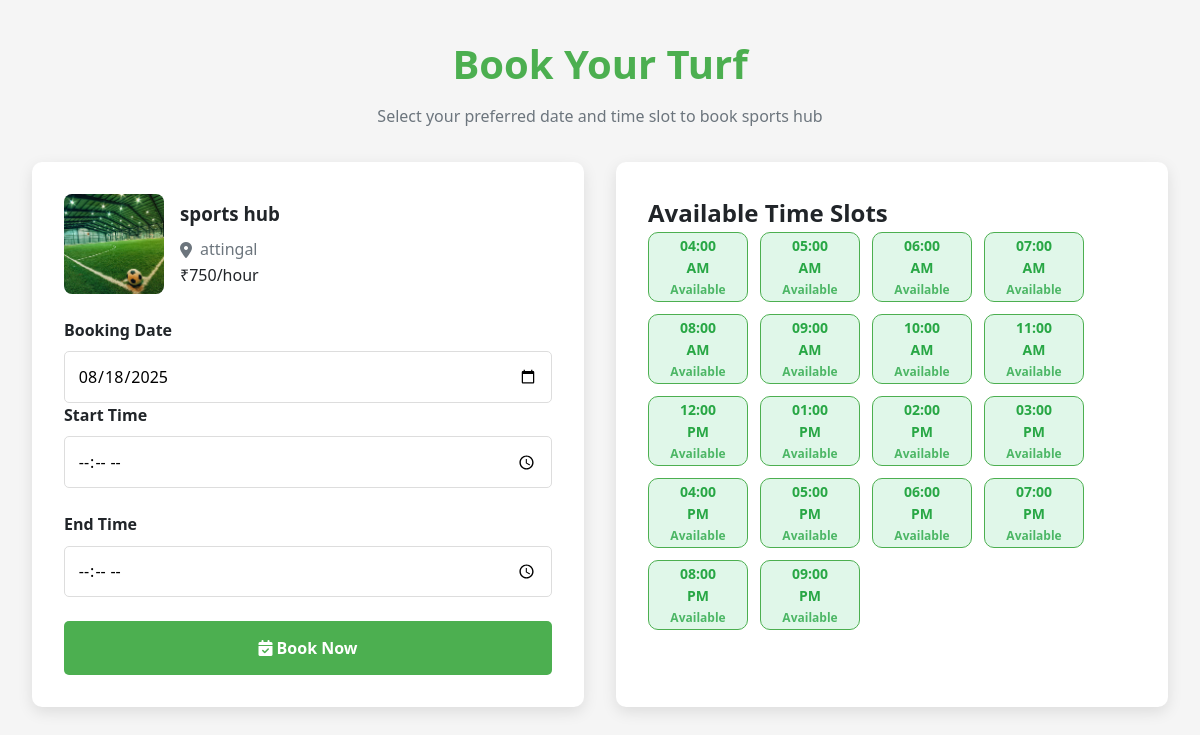
/turf_booking/1 (signed in), run on the app's committed database.
### Turfapp/models.py (models this page shows, shortened)
class Turf_details(models.Model):
    owner = models.ForeignKey(CustomUser, on_delete=models.CASCADE, related_name='turf')
    name = models.CharField(max_length=20,unique='true')
    location = models.CharField(max_length=50)
    price = models.CharField(max_length=5)
    opening_time = models.TimeField(null=True, blank=True)
    closing_time = models.TimeField(null=True, blank=True)
    sport_types = models.ManyToManyField(SportType, related_name='turf')
    image = models.ImageField(upload_to='turf_images/', null=True, blank=True)
    length = models.FloatField(null=True, blank=True)
    width = models.FloatField(null=True, blank=True)
    has_floodlight = models.BooleanField(default=False)
    has_drinking_water = models.BooleanField(default=False)
    is_approved = models.BooleanField(default=False)
    PLAYER_CAPACITY_CHOICES = [
        ('5', "5's"),
        ('7', "7's"),
        ('11', "11's"),
    ]
    player_capacity = models.CharField(
        max_length=2,
        choices=PLAYER_CAPACITY_CHOICES,
        null=True,
        blank=True
    )
    extra_features = models.TextField(
        null=True,
        blank=True,
        help_text="Any other features not listed above"
    )
    STATUS_CHOICES =[('enabled','Enabled'),('disabled','Disabled')]
    status = models.CharField(max_length=10,choices=STATUS_CHOICES,default='enabled')

### Turfapp/views.py (the view, shortened to what this page needs)
# urls.py: path("turf_booking/<int:id>",views.Turf_booking,name='turf_booking'),
@login_required
def Turf_booking(request, id):
    turf = get_object_or_404(Turf_details, id=id)
    user = request.user
    slots = []
    selected_date = request.GET.get("date", date.today().strftime("%Y-%m-%d"))
    start_time = datetime.combine(date.today(), turf.opening_time)
    end_time = datetime.combine(date.today(), turf.closing_time)
    bookings = Booking.objects.filter(turf=turf, date=selected_date)
    current_time = datetime.now()
    while start_time < end_time:
        slot_start = start_time.time()
        slot_end = (start_time + timedelta(hours=1)).time()
        booked = bookings.filter(
            start_time__lt=slot_end, end_time__gt=slot_start
        ).exists()
        past = (selected_date == date.today().strftime("%Y-%m-%d") and
                datetime.combine(date.today(), slot_start) < current_time)
        slots.append({
            "start": slot_start.strftime("%I:%M %p"),
            "end": slot_end.strftime("%I:%M %p"),
            "status": "booked" if booked else ("past" if past else "available")
        })
        start_time += timedelta(hours=1)
    return render(request,"turf_booking.html", {
        "turf": turf,
        "slots": slots,
        "selected_date": selected_date
    })

### Turfapp/templates/turf_booking.html (shortened to what this page needs)
<!DOCTYPE html>
<html lang="en">
<head>
    <link rel="stylesheet" href="https://cdnjs.cloudflare.com/ajax/libs/font-awesome/6.4.0/css/all.min.css">
</head>
<body>
    <div class="container">
        <header>
            <h1>Book Your Turf</h1>
            <p class="page-description">Select your preferred date and time slot to book {{ turf.name }}</p>
        </header>
        <div class="booking-section">
            <div class="booking-card">
                <div class="turf-info">
                    <div class="turf-image">
                        <img src="{{ turf.image.url }}" alt="{{ turf.name }}">
                    </div>
                    <div class="turf-details">
                        <h3>{{ turf.name }}</h3>
                        <div class="turf-location">
                            <i class="fas fa-map-marker-alt"></i>
                            {{ turf.location }}
                        </div>
                        <div class="turf-price">₹{{ turf.price }}/hour</div>
                    </div>
                </div>
                <form method="get" id="dateForm">
                    <label for="date">Booking Date</label>
                    <input type="date" id="date" name="date" required min="{% now 'Y-m-d' %}"
                        value="{{ selected_date }}" onchange="document.getElementById('dateForm').submit();">
                </form>
                <form method="post">
                    <div class="form-group">
                        <label for="start_time">Start Time</label>
                        <input type="time" id="start_time" name="start_time" min="{{ turf.opening_time|time:'H:i' }}"
                            max="{{ turf.closing_time|time:'H:i' }}" required>
                    </div>
                    <div class="form-group">
                        <label for="end_time">End Time</label>
                        <input type="time" id="end_time" name="end_time" min="{{ turf.opening_time|time:'H:i' }}"
                            max="{{ turf.closing_time|time:'H:i' }}" required>
                    </div>
                    <button type="submit" name="custom_booking">
                        <i class="fas fa-calendar-check"></i> Book Now
                    </button>
                </form>
            </div>
            <div class="booking-card available-slots">
                <h2>Available Time Slots</h2>
                <div class="slot-row">
                    {% for slot in slots %}
                    <div class="slot-card {% if slot.status == 'booked' %}booked{% else %}available{% endif %}">
                        <span class="time">{{ slot.start }}</span>
                        <span class="status">
                            {% if slot.status == 'booked' %}Booked{% else %}Available{% endif %}
                        </span>
                    </div>
                    {% empty %}
                        <p>Please select a date to see available slots.</p>
                    {% endfor %}
                </div>
        </div>
    </div>
</body>
</html>

### Turfapp/templates/turf_booking.html (style rules this page uses)
:root { --primary: #4CAF50; --primary-dark: #45a049; --primary-light: #e8f5e9; --light: #f8f9fa; --dark: #212529; --gray: #6c757d; --error: #e74c3c; --shadow: 0 5px 15px rgba(0, 0, 0, 0.1); }
* { margin: 0; padding: 0; box-sizing: border-box; font-family: 'Segoe UI', Tahoma, Geneva, Verdana, sans-serif; }
body { background-color: #f5f5f5; color: var(--dark); line-height: 1.6; }
.container { max-width: 1200px; margin: 0 auto; padding: 2rem; }
header { text-align: center; margin-bottom: 2rem; }
h1 { color: var(--primary); margin-bottom: 0.5rem; font-size: 2.5rem; }
.page-description { color: var(--gray); max-width: 600px; margin: 0 auto; }
.booking-section { display: grid; grid-template-columns: 1fr 1fr; gap: 2rem; margin-top: 2rem; }
.booking-card { background: white; border-radius: 10px; box-shadow: var(--shadow); padding: 2rem; }
.form-group { margin-bottom: 1.5rem; }
label { display: block; margin-bottom: 0.5rem; font-weight: 600; color: var(--dark); }
select, input { width: 100%; padding: 0.8rem; border: 1px solid #ddd; border-radius: 5px; font-size: 1rem; transition: all 0.3s; }
button { background-color: var(--primary); color: white; border: none; padding: 1rem; border-radius: 5px; font-size: 1rem; font-weight: 600; cursor: pointer; width: 100%; transition: all 0.3s; }
.turf-info { display: flex; gap: 1rem; margin-bottom: 1.5rem; align-items: center; }
.turf-image { width: 100px; height: 100px; border-radius: 8px; overflow: hidden; }
.turf-image img { width: 100%; height: 100%; object-fit: cover; }
.turf-details h3 { margin-bottom: 0.5rem; }
.turf-location { color: var(--gray); display: flex; align-items: center; gap: 0.5rem; }
.available-slots { margin-top: 0; }
.slot-card { background: white; border: 1px solid var(--primary); border-radius: 8px; padding: 1.5rem; text-align: center; transition: all 0.3s; }
.slot-row { display: flex; gap: 12px; flex-wrap: wrap; }
.slot-card { display: flex; flex-direction: column; align-items: center; justify-content: center; width: 100px; height: 70px; border-radius: 10px; font-weight: bold; transition: transform 0.2s ease, background-color 0.3s ease; }
.slot-card .time { font-size: 14px; }
.slot-card .status { font-size: 12px; opacity: 0.8; }
.slot-card.available { background-color: #e0f7e9; color: #28a745; }

### data on the page
Turf_details: name "sports hub", image (picture), location "attingal", price "750"

### other printed values
{{ slot.start }} "04:00 AM" "05:00 AM" "06:00 AM" "07:00 AM" "08:00 AM" "09:00 AM" "10:00 AM" "11:00 AM" "12:00 PM" "01:00 PM" "02:00 PM" "03:00 PM" "04:00 PM" "05:00 PM" "06:00 PM" "07:00 PM" "08:00 PM" "09:00 PM"
